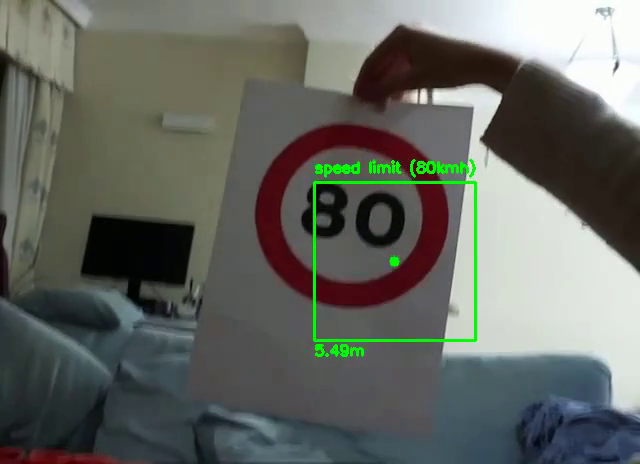
#> input picture frame 82 of assets/example_video.mp4, 640 x 464 px, given in place of the camera
$ python detect_signs.py
#> lines starting #> are read from the running program, lines starting #| are printed output that depends on the picture; after the words box and inside, x2 and y2 are one past the last pixel; in counts of white or black regions, pixels touching at a corner belong together
### src/tracking/tracking.py
from skimage.exposure import is_low_contrast
import cv2
from .utils import *


def track(img) -> set:
    """Track the signal in the image"""

    img_copy = img.copy()

    # Denoise the image
    img_denoised = cv2.medianBlur(img_copy, 3)

    # Contrast enhancement
    if is_low_contrast(img_denoised):
        img_denoised = contrast_enhance(img_denoised)

    img_resized_mser = mser(img_denoised)
    # change to grayscale
    gray = cv2.cvtColor(img_resized_mser, cv2.COLOR_BGR2GRAY)

    # Edge detection + shape detection + combine results of shape detector
    edge, canny_th2 = auto_canny(gray, "otsu")

    # Perform shape detectors
    cnts = cv2.findContours(edge, cv2.RETR_TREE, cv2.CHAIN_APPROX_SIMPLE)
    cnt_edge = cnts[0]
    cnt = cnts[0]
    rect_edges = cnt_rect(cnt)

    hough_circle_parameters["param1"] = canny_th2 if canny_th2 > 0 else 100
    circle_edges = cnt_circle(gray, hough_circle_parameters)
    outputs1 = []
    if rect_edges is None and circle_edges is None:
        outputs1 = []
    elif rect_edges is None and circle_edges is not None:
        outputs1 = circle_edges
    elif rect_edges is not None and circle_edges is None:
        outputs1 = rect_edges
    else:
        for rect in rect_edges:
            for circle in circle_edges:
                output1 = integrate_circle_rect(rect, circle, cnt_edge)
                outputs1.append(output1)

    # color segmentation
    color_segmented = color_seg(img_resized_mser)

    # perform rectangular object detection
    cnts = cv2.findContours(color_segmented, cv2.RETR_TREE, cv2.CHAIN_APPROX_SIMPLE)
    cnt = cnts[0]
    rects = cnt_rect(cnt)

    # perform circular object detection
    hough_circle_parameters["param1"] = 100
    outputs2 = []
    circles = cnt_circle(color_segmented, hough_circle_parameters)
    if rects is None and circles is None:
        outputs2 = []
    elif rects is None and circles is not None:
        outputs2 = circles
    elif rects is not None and circles is None:
        outputs2 = rects
    else:
        for rect in rects:
            for circle in circles:
                output2 = integrate_circle_rect(rect, circle, cnt)
                outputs2.append(output2)

    # integrate output1 and output2
    final_outputs = []
    for output1, output2 in zip(outputs1, outputs2):
        final_output = integrate_edge_color(output1, output2)
        final_outputs.append(final_output)

    rects_saved = list()
    for final_output in final_outputs:
        if len(final_output) == 0 or cv2.contourArea(final_output) <= 100:
            pass
        else:
            x, y, w, h = cv2.boundingRect(final_output)
            pred_bb = (x, y, x + w, y + h)

            # Check intersection with rects:
            intersect = False
            for rect_saved in rects_saved:
                if rect_saved == pred_bb or rectanglesIntersect(rect_saved, pred_bb):
                    intersect = True
                    break
            if not intersect:
                rects_saved.append(pred_bb)

            # distancia = calculate_dist_height(
            #     intrinsics, extrinsics, h_señal, x, y, x + w, y + h
            # )
            # print(f"Distancia a la señal: {distancia} metros.")

    return rects_saved

### src/tracking/utils/utils.py
import cv2
import numpy as np


# [53 lines left out: functions resize_image, show_img, rectanglesIntersect, calculate_dist_height, contrast_enhance, not called in this run]


# canny edge detection
def auto_canny(img, method, sigma=0.33):
    """
    Apply Canny edge detection
    Args:
    img: grayscale image
    method: Otsu, triangle, and median
    sigma: 0.33 (default)
    2 outputs:
    edge_detection output, the high threshold for Hough Transform"""
    if method == "median":
        Th = np.median(img)

    elif method == "triangle":
        Th, _ = cv2.threshold(img, 0, 255, cv2.THRESH_TRIANGLE)

    elif method == "otsu":
        Th, _ = cv2.threshold(img, 0, 255, cv2.THRESH_OTSU)

    else:
        raise Exception("method specified not available!")

    lowTh = (1 - sigma) * Th
    highTh = (1 + sigma) * Th

    return cv2.Canny(img, lowTh, highTh), highTh


# Color based segmentation
# Color based segmentation (red, blue, yellow, black)
# Red color
lower_red1 = (0, 40, 50)
upper_red1 = (191, 250, 126)
lower_red1 = (0, 50, 50)
upper_red1 = (10, 255, 255)
lower_red2 = (170, 50, 50)
upper_red2 = (180, 255, 255)

# Blue color
lower_blue = (100, 40, 50)
upper_blue = (120, 255, 210)

# Yellow colors
lower_yellow = (20, 40, 50)
upper_yellow = (35, 255, 210)

# black colors
lower_black = (0, 0, 0)
upper_black = (179, 255, 5)


def color_seg(img, kernel_size=None):
    """
    Color based segmentation: red, blue
    Args:
    img: image in bgr
    kernel_size: None (default:(3, 3))"""
    hsv_img = cv2.cvtColor(img, cv2.COLOR_BGR2HSV)

    mask_red1 = cv2.inRange(hsv_img, lower_red1, upper_red1)
    mask_red2 = cv2.inRange(hsv_img, lower_red2, upper_red2)
    mask_blue = cv2.inRange(hsv_img, lower_blue, upper_blue)

    mask_combined = mask_red1 | mask_blue | mask_red2

    if kernel_size is not None:
        kernel = np.ones(kernel_size, np.uint8)
    else:
        kernel = np.ones((3, 3), np.uint8)

    # Apertura para limpiar
    mask_combined = cv2.morphologyEx(mask_combined, cv2.MORPH_OPEN, kernel)
    mask_combined = cv2.morphologyEx(mask_combined, cv2.MORPH_CLOSE, kernel)

    return mask_combined


# rectangle detection (using Douglas-Peuker algorithm)
def cnt_rect(cnts, coef=0.1):
    """Rectangle detection using Douglas-Peuker algorithm"""
    contour_list = []
    for cnt in cnts:
        peri = cv2.arcLength(cnt, True)
        approx = cv2.approxPolyDP(cnt, coef * peri, True)
        if len(approx) == 4 and cv2.contourArea(cnt) > 100:
            contour_list.append(cnt)
    if not contour_list:
        return None
    else:
        return sorted(contour_list, key=lambda x: -cv2.contourArea(x))


# circle detection
hough_circle_parameters = {
    "dp": 1,
    "minDist": 150,
    "param1": 200,  # adaptively change according to image
    "param2": 15,
    "minRadius": 1,
    "maxRadius": 500,
}


def cnt_circle(img, hough_dict):
    """
    Circle detection using Hough Circle Transform
    Args:
    img: Grayscale Image after resizing
    cnt: contour
    hough_dict: hough_circle_transform parameters"""
    mask = np.zeros_like(img)
    try:
        circles = cv2.HoughCircles(
            img,
            cv2.HOUGH_GRADIENT,
            hough_dict["dp"],
            hough_dict["minDist"],
            param1=hough_dict["param1"],
            param2=hough_dict["param2"],
            minRadius=hough_dict["minRadius"],
            maxRadius=hough_dict["maxRadius"],
        )
    except Exception as e:
        print("Error in Hough Circle Transform: ", e)
        print(
            "dp",
            hough_dict["dp"],
            "minDist",
            hough_dict["minDist"],
            "param1",
            hough_dict["param1"],
            "param2",
            hough_dict["param2"],
            "minRadius",
            hough_dict["minRadius"],
            "maxRadius",
            hough_dict["maxRadius"],
        )
        circles = None
    if circles is None:
        return circles
    else:
        # perform LCA
        list_circles = circles[0]
        largest_circles = max(list_circles, key=lambda x: x[2])
        center_x, center_y, r = largest_circles
        cv2.circle(mask, (int(center_x), int(center_y)), int(r), 255)
        cnts = cv2.findContours(mask, cv2.RETR_EXTERNAL, cv2.CHAIN_APPROX_SIMPLE)
        cnt = cnts[0]
        return sorted(cnt, key=lambda x: -cv2.contourArea(x))


# combine the results of 2 shape detectors
def integrate_circle_rect(rect_cnt, circle_cnt, cnt):
    """Combine the results of 2 shape detectors"""
    if circle_cnt is not None and rect_cnt is not None:
        # compare the area
        if cv2.contourArea(circle_cnt) >= cv2.contourArea(rect_cnt):
            output = circle_cnt
        else:
            output = rect_cnt

    elif circle_cnt is not None and rect_cnt is None:
        output = circle_cnt

    elif circle_cnt is None and rect_cnt is not None:
        output = rect_cnt

    else:
        if len(cnt) == 0:
            return np.array([])
        else:
            output = max(cnt, key=cv2.contourArea)

    return output


# combine the results of edge detector + color based segmentation followed by shape detection combined results
def integrate_edge_color(output1, output2):
    """Combine the results of edge detector + color based segmentation followed by shape detection combined results"""
    if not isinstance(output1, np.ndarray):
        output1 = np.array(output1)

    if not isinstance(output2, np.ndarray):
        output2 = np.array(output2)

    if len(output1) == 0 and len(output2) == 0:
        return np.array([])

    elif len(output1) == 0 and output2.shape[-1] == 2:
        return output2

    elif len(output2) == 0 and output1.shape[-1] == 2:
        return output1

    else:
        if cv2.contourArea(output1[0]) > cv2.contourArea(output2[0]):
            return output1
        else:
            return output2


def mser(img):
    """Extract text regions using MSER"""
    # Create MSER object
    mser_object = cv2.MSER_create(delta=5, max_variation=0.4)

    # Convert to gray scale
    gray = cv2.cvtColor(img, cv2.COLOR_BGR2GRAY)

    original_image = img.copy()

    # detect regions in gray scale image
    regions, _ = mser_object.detectRegions(gray)

    # Create convex hull of the regions
    hulls = [cv2.convexHull(p.reshape(-1, 1, 2)) for p in regions]

    cv2.polylines(original_image, hulls, 1, (0, 255, 0))

    mask = np.zeros((img.shape[0], img.shape[1], 1), dtype=np.uint8)

    # Draw the contours
    for contour in hulls:
        cv2.drawContours(mask, [contour], -1, (255, 255, 255), -1)

    # this is used to find only text regions, remaining are ignored
    resulting_detection = cv2.bitwise_and(img, img, mask=mask)

    return resulting_detection

### src/classifying/classify.py
import cv2
from .utils import ImageClassifier, BoW


def classify_signal(image):

    bow = BoW()
    bow.load_vocabulary("classifying/vocabulary")
    classifier = ImageClassifier(bow)
    classifier.load("classifying/classifier")
    predicted_label_name = classifier.predict_image(image)
    return predicted_label_name


# [21 lines left out: function draw_detection, not called in this run]

### src/classifying/utils/bow.py
import cv2
import numpy as np
import pickle
import sys
import time
from tqdm import tqdm  # Progress bar
from typing import List


class BoW:
    """Class to build a bag-of-words (bag-of-features) for image classification.

    Examples:
        1. Building a new vocabulary. Optionally save it for future use.
            bow = BoW()
            bow.build_vocabulary(training_set, vocabulary_size=500)
            bow.save_vocabulary(filename)

        2. Loading a previously built vocabulary
            bow = BoW()
            bow.load_vocabulary(filename)

    """

    def __init__(self):
        """Bag-of-words initializer."""
        self._feature_type = ""
        self._feature_extractor = None
        self._vocabulary = []

    # [53 lines left out: functions feature_extractor, vocabulary, build_vocabulary, not called in this run]

    def load_vocabulary(self, filename: str):
        """Loads a pre-trained vocabulary from a .pickle file.

        Args:
            filename: Relative path to the file without the extension.

        """
        with open(filename + ".pickle", "rb") as f:
            feature_type, self._vocabulary = pickle.load(f)

        self._initialize_feature_extractor(feature_type)

    # [28 lines left out: functions save_vocabulary, _initialize_feature_extractor, not called in this run]

### src/video/utils.py
import cv2
import os


def get_video_cap(videopath):
    cap = cv2.VideoCapture(videopath)

    #  Check if the video was successfully opened
    if not cap.isOpened():
        print("Error: Could not open the video file")
    # Get the szie of frames and the frame rate of the video
    frame_width = int(
        cap.get(cv2.CAP_PROP_FRAME_WIDTH)
    )  # Get the width of the video frames
    frame_height = int(
        cap.get(cv2.CAP_PROP_FRAME_HEIGHT)
    )  # Get the height of the video frames
    frame_rate = cap.get(cv2.CAP_PROP_FPS)  # Get the frame rate of the video

    return cap, frame_width, frame_height, frame_rate


# [50 lines left out: functions read_video, save_video, not called in this run]

### src/detect_signs.py
import glob
import cv2
from tqdm import tqdm
from tracking import track, show_img, resize_image, calculate_dist_height
from pathlib import Path
from classifying import classify_signal, draw_detection
from video import read_video, save_video, get_video_cap
import pickle

# Load the camera parameters
pickle_file = "calibration/camera_parameters.pkl"
# Abrir y cargar los datos del archivo .pickle
with open(pickle_file, "rb") as file:
#> (reads src/calibration/camera_parameters.pkl from the repository)
    calibration_params = pickle.load(file)

# Guardar en variables separadas
intrinsics = calibration_params["intrinsics"]
extrinsics = calibration_params["extrinsics"]


def get_detection(img):
    """Get the detection of the signals in the image"""
    detection_image = img.copy()
    rectangles = track(img)

    results = {}
    for rect in rectangles:
        x, y, xw, yh = rect
        # Resize the signal to classify it
        signal_img = cv2.resize(
            detection_image[y:yh, x:xw], (500, 500), interpolation=cv2.INTER_AREA
        )
        signal_type = classify_signal(signal_img)
        distance = calculate_dist_height(
            intrinsics, extrinsics, h_señal, x, y, xw - x, yh - y
        )
        draw_detection(detection_image, rect, signal_type, distance)
        results[rect] = {"sign_type": signal_type, "distance": distance}

    return detection_image, results


# [63 lines left out: functions detect_signs_in_dir, detect_signs_in_video, get_tracking_windows_crop_hists, not called in this run]


def update_detected_signs(frame, results) -> tuple[list, list, list]:
    """Update the detected signs in the frame"""
    detection_image, rectangles = get_detection(frame)
    results.append(detection_image)

    tracking_windows, crop_hists, signal_types, distances = (
        get_tracking_windows_crop_hists(detection_image, rectangles)
    )
    return tracking_windows, crop_hists, signal_types, distances


# [59 lines left out: functions keep_track_of_detected_signs, follow_signs_in_video, not called in this run]


def live_detection_video(video_path, fixed_width=None):
    """
    Detects the signals in the video and shows the result in a new window, this is done in real time
    keep fixed_width = None to not resize the input image
    """
    cap, frame_width, frame_height, frame_rate = get_video_cap(video_path)
    update_frequency = 100
    i = 0
    results = []
    tracking_windows, crop_hists, signal_types = [], [], []
    term_crit = (cv2.TERM_CRITERIA_EPS | cv2.TERM_CRITERIA_COUNT, 30, 1)
    while True:
        ret, frame = cap.read()
        if not ret:
            break

        if fixed_width is not None:
            frame = resize_image(frame, fixed_width=fixed_width)

        if i % update_frequency == 0:
            tracking_windows, crop_hists, signal_types, distances = (
                update_detected_signs(frame, results)
            )
        else:
            keep_track_of_detected_signs(
                frame,
                tracking_windows,
                crop_hists,
                signal_types,
                distances,
                results,
                term_crit,
            )
        cv2.imshow("Frame", results[-1])
        key = cv2.waitKey(1)
        if key == ord("q"):
            break
        i += 1
    cap.release()


if __name__ == "__main__":
    h_señal = 0.50
    live_detection_video(0, fixed_width=None)
#> in live_detection_video, frame is the input picture: shape (464, 640, 3); mean B, G, R 97.5, 104, 100.5
#> in mser, `gray = cv2.cvtColor(img, cv2.COLOR_BGR2GRAY)`:
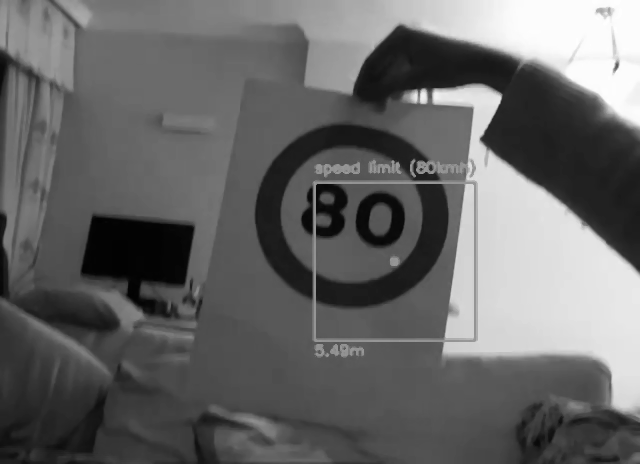
#> gray: shape (464, 640); min 1, max 254, mean 102.2
#> in mser, `regions, _ = mser_object.detectRegions(gray)`: regions = 220 items
#> in mser, `hulls = [cv2.convexHull(p.reshape(-1, 1, 2)) for p in regions]`: hulls = 220 contours; largest, box (x1, y1, x2, y2) and area: (255, 122, 440, 300) 20142, (255, 122, 439, 300) 20036, (255, 123, 439, 299) 19950, (255, 124, 428, 299) 17958, (255, 124, 428, 299) 17924
#> in mser, `cv2.polylines(original_image, hulls, 1, (0, 255, 0))`:
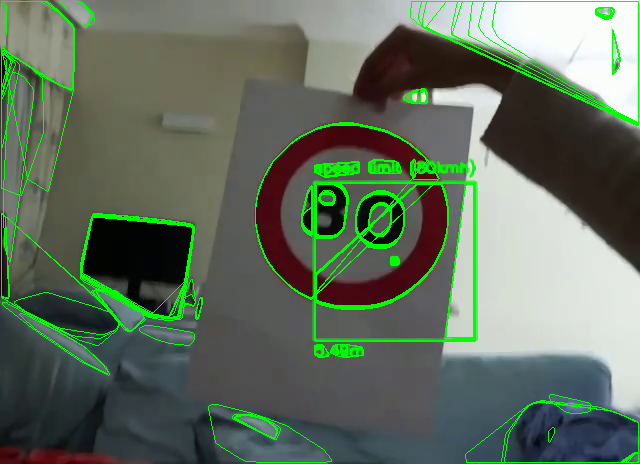
#> original_image: shape (464, 640, 3); mean B, G, R 93.5, 111.3, 96.5
#> the loop in mser, `for contour in hulls:` made 220 passes
#> contour on pass 3: [[12, 61], [1, 96], [1, 52], [7, 56]]
#> after the loop in mser, `for contour in hulls:`:
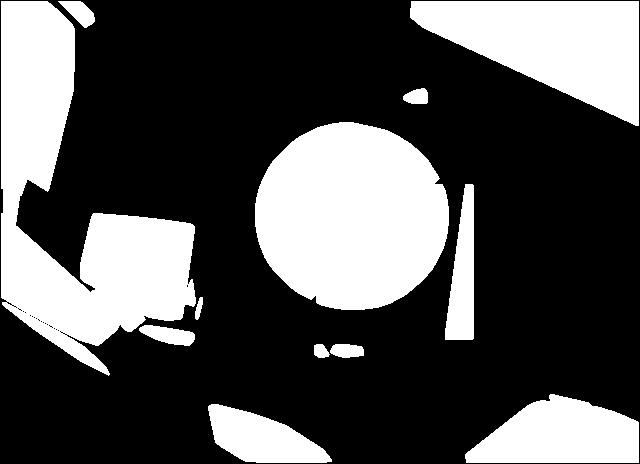
#> mask: shape (464, 640, 1); 32.2% white; 12 white regions, largest, box (x1, y1, x2, y2) and area: (1, 1, 196, 376) 31954, (255, 122, 449, 310) 28499, (410, 1, 639, 126) 16841
#> in track, `gray = cv2.cvtColor(img_resized_mser, cv2.COLOR_BGR2GRAY)`:
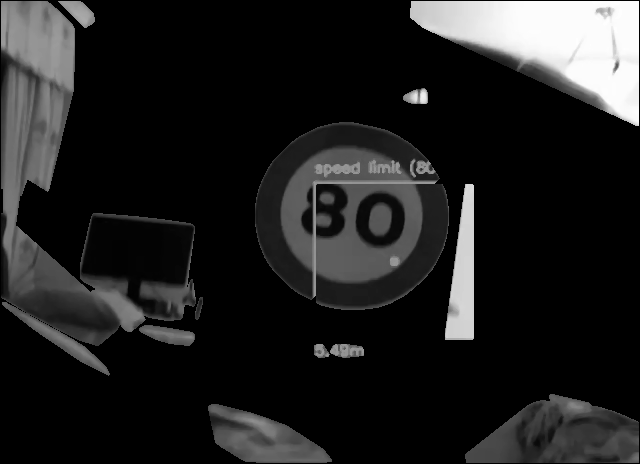
#> gray: shape (464, 640); min 0, max 254, mean 32.1
#> in auto_canny, `Th, _ = cv2.threshold(img, 0, 255, cv2.THRESH_OTSU)`: Th = 78
#> in auto_canny, `lowTh = (1 - sigma) * Th`: lowTh = 52.26
#> in auto_canny, `highTh = (1 + sigma) * Th`: highTh = 103.7
#> in track, `edge, canny_th2 = auto_canny(gray, "otsu")`:
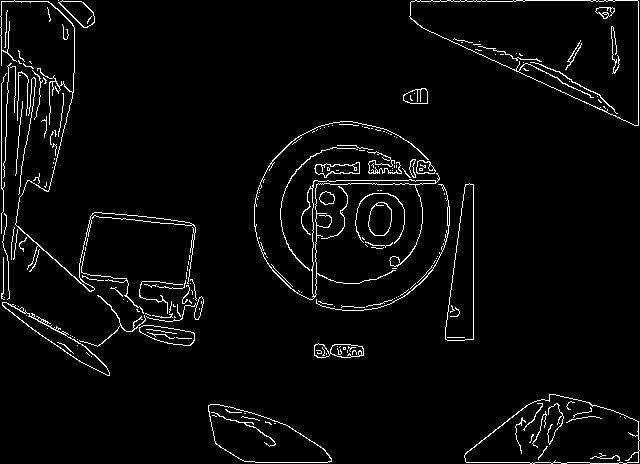
#> edge: shape (464, 640); 3.5% white in thin lines or dots
#> in track, `cnts = cv2.findContours(edge, cv2.RETR_TREE, cv2.CHAIN_APPROX_SIMPLE)`: cnts = 262 contours, 213 with area under 20; largest, box (x1, y1, x2, y2) and area: (409, 0, 639, 126) 16783, (409, 0, 639, 126) 16733, (464, 394, 640, 464) 8515, (464, 394, 640, 464) 8463, (208, 404, 332, 463) 4356
#> in track, `cnt_edge = cnts[0]`: cnt_edge has the same summary as cnts
#> in track, `cnt = cnts[0]`: cnt has the same summary as cnts
#> the loop in cnt_rect, `for cnt in cnts:` made 262 passes
#> (peri, approx) on passes 1 to 3: (316, [[208, 405], [244, 461], [331, 461]]), (313.6, [[208, 406], [331, 460], [244, 461]]), (2, [[274, 423], [275, 423]])
#> after the loop in cnt_rect, `for cnt in cnts:`: contour_list = 8 contours; box (x1, y1, x2, y2) and area: (312, 179, 436, 297) 786, (368, 202, 392, 236) 619, (368, 202, 392, 236) 598, (59, 0, 95, 28) 490, (416, 160, 436, 174) 190, (314, 343, 330, 358) 152, (319, 191, 335, 205) 146, (319, 191, 335, 205) 138
#> in track, `rect_edges = cnt_rect(cnt)`: rect_edges has the same summary as contour_list in cnt_rect
#> in cnt_circle, `circles = cv2.HoughCircles( img, cv2.HOUGH_GRADIENT, hough_dict["dp"],..`: circles = [[352.5, 215.5, 95.4], [319.5, 25.5, 318.9], [196.5, 124.5, 195.6], [547.5, 236.5, 236.8], [387.5, 430.5, 250.6], [97.5, 245.5, 94.2], [124.5, 441.5, 226.3], [254.5, 333.5, 89], [28.5, 52.5, 51.9], [453.5, 93.5, 93.4], [585.5, 453.5, 52.9], [602.5, 70.5, 36.2]]
#> in cnt_circle, `list_circles = circles[0]`: list_circles has the same summary as circles
#> in cnt_circle, `largest_circles = max(list_circles, key=lambda x: x[2])`: largest_circles = [319.5, 25.5, 318.9]
#> in cnt_circle, `center_x, center_y, r = largest_circles`: center_x = 319.5; center_y = 25.5; r = 318.9
#> in cnt_circle, `cv2.circle(mask, (int(center_x), int(center_y)), int(r), 255)`:
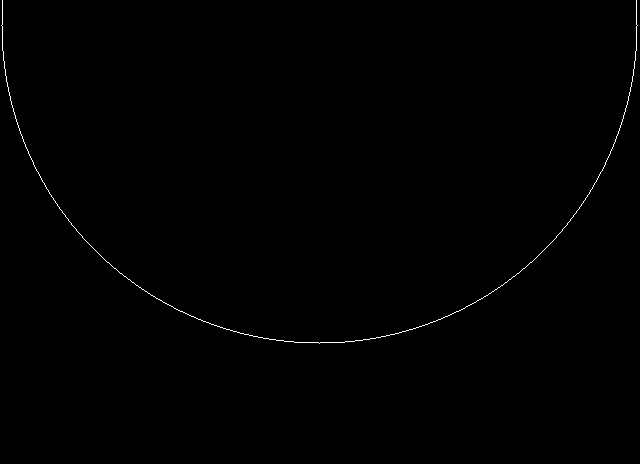
#> mask: shape (464, 640); 0.32% white in thin lines or dots, all inside (x1, y1, x2, y2) = (1, 0, 638, 344)
#> in cnt_circle, `cnts = cv2.findContours(mask, cv2.RETR_EXTERNAL, cv2.CHAIN_APPROX_SIMP..`: cnts = 1 contour, all with area under 20
#> the loop in track, `for rect in rect_edges:` made 8 passes
#> after the loop in track, `for rect in rect_edges:`: outputs1 has the same summary as contour_list in cnt_rect
#> in color_seg, `mask_combined = mask_red1 | mask_blue | mask_red2`:
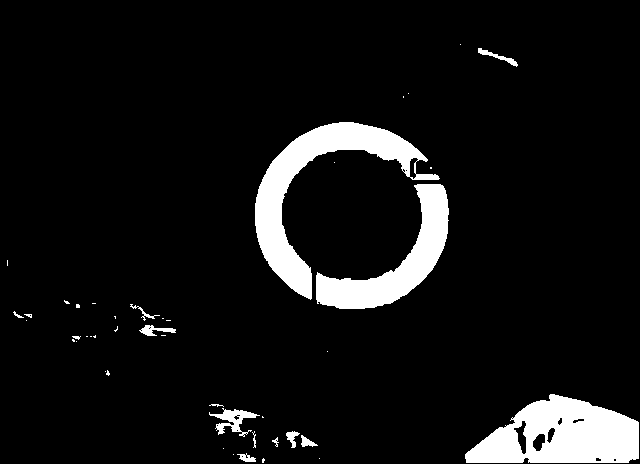
#> mask_combined: shape (464, 640); 7.7% white; 44 white regions (29 under 20 px), largest, box (x1, y1, x2, y2) and area: (465, 394, 639, 463) 7981, (255, 122, 440, 300) 7851, (316, 184, 449, 309) 5539
#> (the rest of the program and of its run is left out)
